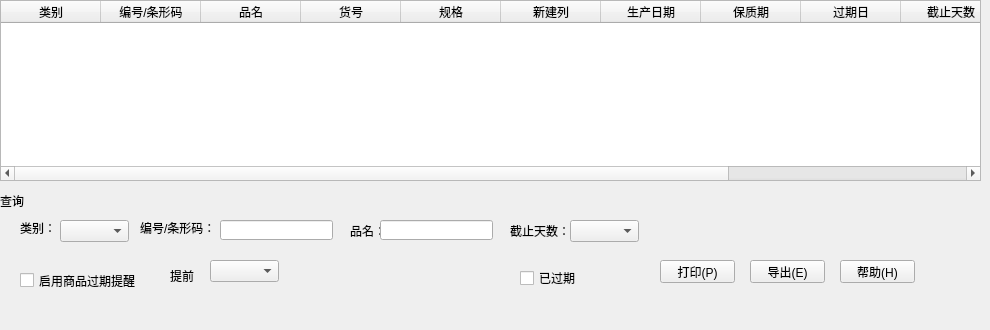
             <widget class="QWidget" name="tab_16">
              <attribute name="title">
               <string>保质期提醒</string>
              </attribute>
              <widget class="QTableWidget" name="tableWidget_11">
               <property name="geometry">
                <rect>
                 <x>0</x>
                 <y>0</y>
                 <width>981</width>
                 <height>181</height>
                </rect>
               </property>
               <column>
                <property name="text">
                 <string>类别</string>
                </property>
               </column>
               <column>
                <property name="text">
                 <string>编号/条形码</string>
                </property>
               </column>
               <column>
                <property name="text">
                 <string>品名</string>
                </property>
               </column>
               <column>
                <property name="text">
                 <string>货号</string>
                </property>
               </column>
               <column>
                <property name="text">
                 <string>规格</string>
                </property>
               </column>
               <column>
                <property name="text">
                 <string>新建列</string>
                </property>
               </column>
               <column>
                <property name="text">
                 <string>生产日期</string>
                </property>
               </column>
               <column>
                <property name="text">
                 <string>保质期</string>
                </property>
               </column>
               <column>
                <property name="text">
                 <string>过期日</string>
                </property>
               </column>
               <column>
                <property name="text">
                 <string>截止天数</string>
                </property>
               </column>
               <column>
                <property name="text">
                 <string>新建列</string>
                </property>
               </column>
               <column>
                <property name="text">
                 <string>备注</string>
                </property>
               </column>
              </widget>
              <widget class="QWidget" name="toolWidget_33" native="true">
               <property name="geometry">
                <rect>
                 <x>0</x>
                 <y>190</y>
                 <width>971</width>
                 <height>131</height>
                </rect>
               </property>
               <widget class="QLabel" name="label_342">
                <property name="geometry">
                 <rect>
                  <x>0</x>
                  <y>0</y>
                  <width>971</width>
                  <height>21</height>
                 </rect>
                </property>
                <property name="text">
                 <string>查询</string>
                </property>
               </widget>
               <widget class="QLabel" name="label_343">
                <property name="geometry">
                 <rect>
                  <x>20</x>
                  <y>30</y>
                  <width>61</width>
                  <height>16</height>
                 </rect>
                </property>
                <property name="text">
                 <string>类别：</string>
                </property>
               </widget>
               <widget class="QLabel" name="label_344">
                <property name="geometry">
                 <rect>
                  <x>350</x>
                  <y>30</y>
                  <width>54</width>
                  <height>21</height>
                 </rect>
                </property>
                <property name="text">
                 <string>品名：</string>
                </property>
               </widget>
               <widget class="QComboBox" name="comboBox_121">
                <property name="geometry">
                 <rect>
                  <x>60</x>
                  <y>30</y>
                  <width>69</width>
                  <height>22</height>
                 </rect>
                </property>
               </widget>
               <widget class="QLineEdit" name="lineEdit_90">
                <property name="geometry">
                 <rect>
                  <x>380</x>
                  <y>30</y>
                  <width>113</width>
                  <height>20</height>
                 </rect>
                </property>
               </widget>
               <widget class="QPushButton" name="pushButton_313">
                <property name="geometry">
                 <rect>
                  <x>660</x>
                  <y>70</y>
                  <width>75</width>
                  <height>23</height>
                 </rect>
                </property>
                <property name="text">
                 <string>打印(P)</string>
                </property>
               </widget>
               <widget class="QPushButton" name="pushButton_315">
                <property name="geometry">
                 <rect>
                  <x>750</x>
                  <y>70</y>
                  <width>75</width>
                  <height>23</height>
                 </rect>
                </property>
                <property name="text">
                 <string>导出(E)</string>
                </property>
               </widget>
               <widget class="QPushButton" name="pushButton_317">
                <property name="geometry">
                 <rect>
                  <x>840</x>
                  <y>70</y>
                  <width>75</width>
                  <height>23</height>
                 </rect>
                </property>
                <property name="text">
                 <string>帮助(H)</string>
                </property>
               </widget>
               <widget class="QLabel" name="label_347">
                <property name="geometry">
                 <rect>
                  <x>140</x>
                  <y>30</y>
                  <width>71</width>
                  <height>16</height>
                 </rect>
                </property>
                <property name="text">
                 <string>编号/条形码：</string>
                </property>
               </widget>
               <widget class="QLineEdit" name="lineEdit_91">
                <property name="geometry">
                 <rect>
                  <x>220</x>
                  <y>30</y>
                  <width>113</width>
                  <height>20</height>
                 </rect>
                </property>
               </widget>
               <widget class="QLabel" name="label_345">
                <property name="geometry">
                 <rect>
                  <x>510</x>
                  <y>30</y>
                  <width>71</width>
                  <height>21</height>
                 </rect>
                </property>
                <property name="text">
                 <string>截止天数：</string>
                </property>
               </widget>
               <widget class="QComboBox" name="comboBox_123">
                <property name="geometry">
                 <rect>
                  <x>570</x>
                  <y>30</y>
                  <width>69</width>
                  <height>22</height>
                 </rect>
                </property>
               </widget>
               <widget class="QCheckBox" name="checkBox_28">
                <property name="geometry">
                 <rect>
                  <x>520</x>
                  <y>80</y>
                  <width>71</width>
                  <height>16</height>
                 </rect>
                </property>
                <property name="text">
                 <string>已过期</string>
                </property>
               </widget>
               <widget class="QCheckBox" name="checkBox_29">
                <property name="geometry">
                 <rect>
                  <x>20</x>
                  <y>80</y>
                  <width>121</width>
                  <height>21</height>
                 </rect>
                </property>
                <property name="text">
                 <string>启用商品过期提醒</string>
                </property>
               </widget>
               <widget class="QLabel" name="label_346">
                <property name="geometry">
                 <rect>
                  <x>170</x>
                  <y>80</y>
                  <width>54</width>
                  <height>12</height>
                 </rect>
                </property>
                <property name="text">
                 <string>提前</string>
                </property>
               </widget>
               <widget class="QComboBox" name="comboBox_122">
                <property name="geometry">
                 <rect>
                  <x>210</x>
                  <y>70</y>
                  <width>69</width>
                  <height>22</height>
                 </rect>
                </property>
               </widget>
              </widget>
             </widget>
